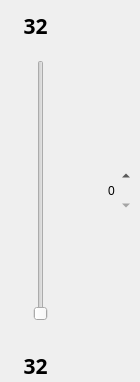
<?xml version="1.0" encoding="UTF-8"?>
<ui version="4.0">
 <class>Form</class>
 <widget class="QWidget" name="Form">
  <property name="geometry">
   <rect>
    <x>0</x>
    <y>0</y>
    <width>140</width>
    <height>382</height>
   </rect>
  </property>
  <property name="minimumSize">
   <size>
    <width>140</width>
    <height>382</height>
   </size>
  </property>
  <property name="maximumSize">
   <size>
    <width>140</width>
    <height>382</height>
   </size>
  </property>
  <property name="sizeIncrement">
   <size>
    <width>0</width>
    <height>0</height>
   </size>
  </property>
  <property name="windowTitle">
   <string>雷数设置</string>
  </property>
  <property name="windowOpacity">
   <double>10.000000000000000</double>
  </property>
  <widget class="QSlider" name="verticalSlider">
   <property name="geometry">
    <rect>
     <x>30</x>
     <y>60</y>
     <width>22</width>
     <height>261</height>
    </rect>
   </property>
   <property name="styleSheet">
    <string notr="true">QSlider {
    padding: 2px;
    height: 40px;
}
</string>
   </property>
   <property name="orientation">
    <enum>Qt::Vertical</enum>
   </property>
   <property name="invertedAppearance">
    <bool>false</bool>
   </property>
   <property name="invertedControls">
    <bool>false</bool>
   </property>
  </widget>
  <widget class="QLabel" name="label_4">
   <property name="geometry">
    <rect>
     <x>10</x>
     <y>350</y>
     <width>51</width>
     <height>31</height>
    </rect>
   </property>
   <property name="font">
    <font>
     <family>黑体</family>
     <pointsize>16</pointsize>
     <weight>75</weight>
     <bold>true</bold>
    </font>
   </property>
   <property name="contextMenuPolicy">
    <enum>Qt::PreventContextMenu</enum>
   </property>
   <property name="text">
    <string>32</string>
   </property>
   <property name="alignment">
    <set>Qt::AlignCenter</set>
   </property>
  </widget>
  <widget class="QLabel" name="label_5">
   <property name="geometry">
    <rect>
     <x>10</x>
     <y>10</y>
     <width>51</width>
     <height>31</height>
    </rect>
   </property>
   <property name="font">
    <font>
     <family>黑体</family>
     <pointsize>16</pointsize>
     <weight>75</weight>
     <bold>true</bold>
    </font>
   </property>
   <property name="text">
    <string>32</string>
   </property>
   <property name="alignment">
    <set>Qt::AlignCenter</set>
   </property>
  </widget>
  <widget class="QSpinBox" name="spinBox">
   <property name="geometry">
    <rect>
     <x>70</x>
     <y>160</y>
     <width>61</width>
     <height>61</height>
    </rect>
   </property>
   <property name="styleSheet">
    <string notr="true">font: 16pt &quot;黑体&quot;;
background-color: rgb(238, 238, 238, 0);
</string>
   </property>
   <property name="frame">
    <bool>false</bool>
   </property>
   <property name="alignment">
    <set>Qt::AlignRight|Qt::AlignTrailing|Qt::AlignVCenter</set>
   </property>
  </widget>
 </widget>
 <resources/>
 <connections>
  <connection>
   <sender>verticalSlider</sender>
   <signal>valueChanged(int)</signal>
   <receiver>spinBox</receiver>
   <slot>setValue(int)</slot>
   <hints>
    <hint type="sourcelabel">
     <x>45</x>
     <y>178</y>
    </hint>
    <hint type="destinationlabel">
     <x>88</x>
     <y>182</y>
    </hint>
   </hints>
  </connection>
  <connection>
   <sender>spinBox</sender>
   <signal>valueChanged(int)</signal>
   <receiver>verticalSlider</receiver>
   <slot>setValue(int)</slot>
   <hints>
    <hint type="sourcelabel">
     <x>86</x>
     <y>172</y>
    </hint>
    <hint type="destinationlabel">
     <x>48</x>
     <y>133</y>
    </hint>
   </hints>
  </connection>
 </connections>
</ui>
